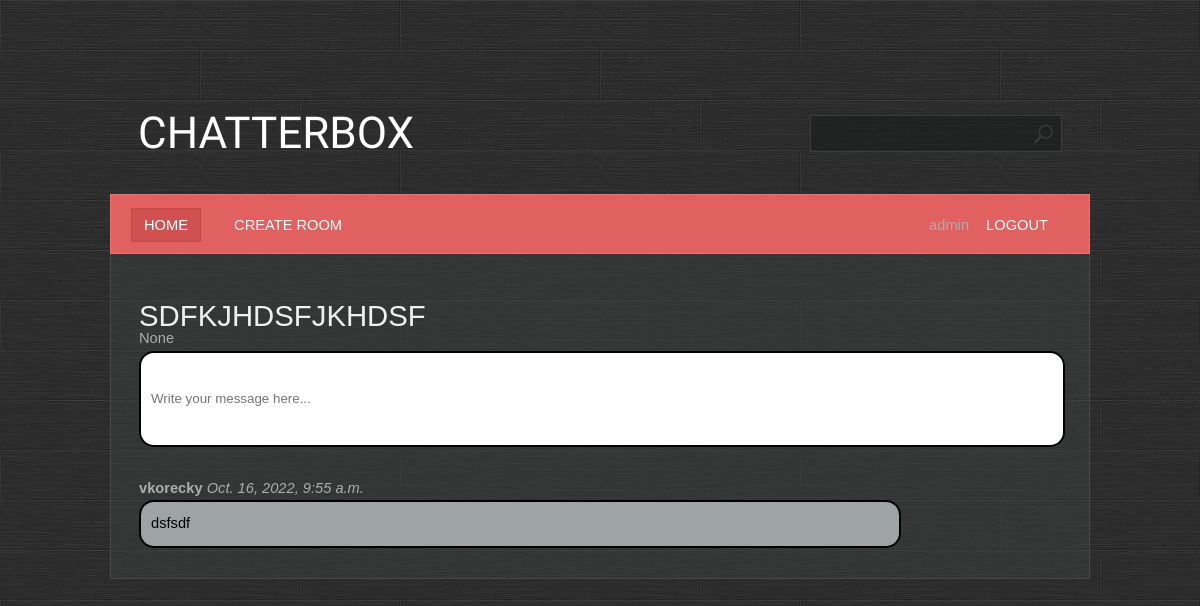
/room/15 (signed in), run on the app's committed database.
### base/models.py (models this page shows, shortened)
class Room(models.Model):
    name = models.CharField(max_length=200, unique=True)
    description = models.TextField(null=True, blank=True)
    participants = models.ManyToManyField(User, related_name='participants', blank=True)
    created = models.DateTimeField(auto_now_add=True)
    updated = models.DateTimeField(auto_now=True)
    class Meta:
        ordering = ['-created', 'name', '-updated']

class Message(models.Model):
    body = models.TextField()
    room = models.ForeignKey(Room, on_delete=models.CASCADE)
    user = models.ForeignKey(User, on_delete=models.CASCADE)
    created = models.DateTimeField(auto_now_add=True)
    updated = models.DateTimeField(auto_now=True)
    class Meta:
        ordering = ['-created', '-updated']

### base/views.py (the view, shortened to what this page needs)
# urls.py: path('room/<pk>', base.views.room, name='room'),
@login_required
@permission_required(['base.view_room', 'base.view_message'])
def room(request, pk):
    room = Room.objects.get(id=pk)
    messages = room.message_set.all()
    context = {'room': room, 'messages': messages}
    return render(request, 'base/room.html', context)

### base/templates/base/room.html (shortened to what this page needs)
{% extends 'main.html' %}
{% block content %}
    <h1>{{ room.name }}</h1>
    <div>{{ room.description }}</div>
    <div class="box room__message">
        <form action="" method="POST">
            <input name="body" placeholder="Write your message here..."/>
        </form>
    </div>
    {% for message in messages %}
        <div class="box">
            {% if user == message.user %}
                <div style="float: right;"><b>{{ message.user }}</b> <i>{{ message.created }}</i></div>
                <div class="message" style="float: right; background-color: #e16060; color: white;">{{ message.body }}</div>
            {% else %}
                <div><b>{{ message.user }}</b> <i>{{ message.created }}</i></div>
                <div class="message">{{ message.body }}</div>
            {% endif %}
        </div>
    {% endfor %}
{% endblock %}

### templates/navbar.html
<ul>
    <li class="first active">
        <a href="{% url 'rooms' %}">Home</a>
    </li>
    <li>
        {% if perms.base.add_room %}
            <a href="{% url 'room_create' %}">Create room</a>
        {%  endif %}
    </li>
    <li class="last-child">
        {{ user.username }}
        <a href="{% url 'logout' %}">Logout</a>
    </li>
</ul><br class="clearfix"/>

### static/styles/style.css (style rules this page uses)
* { margin: 0; padding: 0; }
a { text-decoration: underline; color: #e8e8e8; }
body { font-size: 11pt; line-height: 1.6em; font-family: Arial, sans-serif; background: #9ea3a3; color: #adadad; background: url(/static/images/bg.jpg); }
h1,h2,h3,h4 { text-transform: uppercase; font-weight: normal; color: #f0f0f0; }
ul { margin-bottom: 1.25em; }
ul { list-style: none; }
.last-child { float:right; }
.message { width: 80%; padding: 10px; color: black; background: #9ea3a3; border-radius: 15px; border: 2px solid black; }
.room__message { background: white; border-radius: 15px; border: 2px solid black; width: 100%; }
.room__message > form > input { resize: none; border: none; outline: none; padding: 10px; height: 4.5rem; width: 100%; }
.box { overflow: hidden; margin: 0 0 30px 0; }
#menu a { text-decoration: none; text-transform: uppercase; color: #ffffff; padding: 8px 12px 8px 12px; border: solid 1px #e16060; }
#menu ul { list-style: none; }
#menu ul li { display: inline; padding: 0 8px 0 8px; }
#menu ul li.first { padding-left: 0; }
#menu ul li.active a { background: #D15050; border: solid 1px #C64545; }

### data on the page
Room: name "SDFKJHDSFJKHDSF", description "None"
Message: user "vkorecky", created "Oct. 16, 2022, 9:55 a.m.", body "dsfsdf"

### other printed values
{{ user.username }} "admin"
